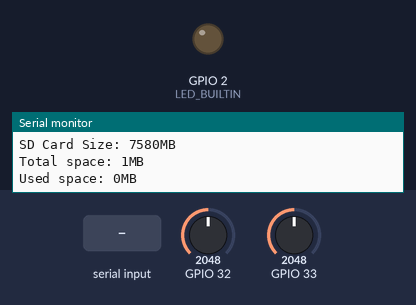
Simulated run of this sketch. Board: ESP32. On the bench: output pins drawn as LEDs (lit = HIGH), the last lines printed to the serial monitor. Inputs (shaded band) come from the test bench; at power-on: GPIO 32 = 2048, GPIO 33 = 2048. Storage starts empty.

Above: at 1.2 s.
1.3 s: "on\n" received over Serial
At 3.5 s:
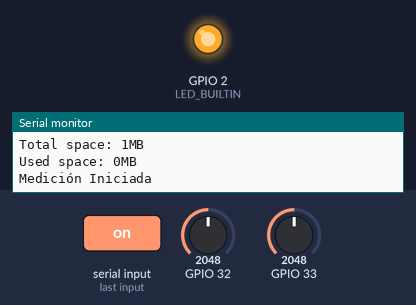
4.3 s: "off\n" received over Serial
At 5.2 s:
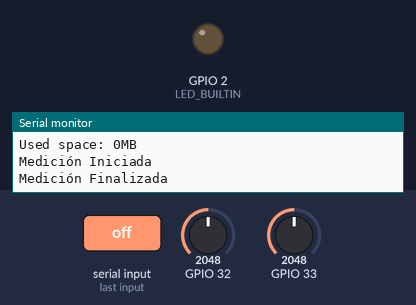
Timing chart, 0 to 7.3 s (numbered marks = the images above; inputs shaded):
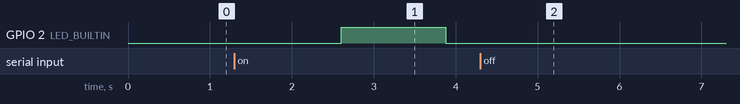

Measured:
- after the input at 1.3 s, GPIO 2 (LED_BUILTIN): LOW → HIGH after 1.3 s, → LOW 1.3 s later
- after the input at 4.3 s, GPIO 2 (LED_BUILTIN): stops changing and stays LOW

The sketch:

ADC_SD_esp32_v2.ino
```cpp
#include "esp_system.h"
#include "rom/ets_sys.h"
#include <driver/i2s.h>
#include "FS.h"
#include "SD.h"
#include "freertos/FreeRTOS.h"
#include "freertos/task.h"
#include "SPI.h"

File file;

#define BUFFER_SIZE 1024  // Tamaño del buffer
#define LED_BUILTIN 2

uint16_t buffer1_1[BUFFER_SIZE];
uint16_t buffer1_2[BUFFER_SIZE];
uint16_t buffer2_1[BUFFER_SIZE];
uint16_t buffer2_2[BUFFER_SIZE];

volatile int buffer1_index = 0;
volatile int buffer2_index = 0;

volatile uint16_t adc_value = 0;

TaskHandle_t Task1;
TaskHandle_t Task2;
TaskHandle_t Task3;

volatile bool useBuffer1 = true;

void readData(void* parameter) {
  while (1) {
    adc_value = analogRead(32);  // Lee el valor del ADC en el pin 32
    if (useBuffer1) {
      buffer1_1[buffer1_index] = adc_value;
    } else {
      buffer1_2[buffer1_index] = adc_value;
    }
    buffer1_index++;

    adc_value = analogRead(33);  // Lee el valor del ADC en el pin 33
    if (useBuffer1) {
      buffer2_1[buffer2_index] = adc_value;
    } else {
      buffer2_2[buffer2_index] = adc_value;
    }
    buffer2_index++;

    if (buffer1_index >= BUFFER_SIZE && buffer2_index >= BUFFER_SIZE) {
      buffer1_index = 0;
      buffer2_index = 0;
      useBuffer1 = !useBuffer1;  // Cambia el buffer que se está utilizando
      xTaskNotifyGive(Task3);
    }
    vTaskDelay(1 / portTICK_PERIOD_MS);
  }
}

void writeData(void* parameter) {
  while (1) {
    // Espera a ser notificado por las tareas readData
    if (ulTaskNotifyTake(pdTRUE, portMAX_DELAY)) {
      // Escribe los datos del buffer1 en la tarjeta SD
      if (!useBuffer1) {
        for (int i = 0; i < BUFFER_SIZE; i++) {
          file.println(String(buffer1_1[i]) + ";" + String(buffer2_1[i]));
        }
      } else {
        for (int i = 0; i < BUFFER_SIZE; i++) {
          file.println(String(buffer1_2[i]) + ";" + String(buffer2_2[i]));
        }
      }
      digitalWrite(LED_BUILTIN, !digitalRead(LED_BUILTIN));
    }
    file.flush();
    vTaskDelay(2 / portTICK_PERIOD_MS);
  }
}

void controller(void* parameter) {
  while (1) {
    if (Serial.available()) {
      String str = Serial.readStringUntil('\n');
      str.trim();
      if (str == "off") {
        vTaskDelete(Task2);
        vTaskDelete(Task3);
        Serial.println("Medición Finalizada");
      }
      if (str == "on") {
        Serial.println("Medición Iniciada");
        xTaskCreatePinnedToCore(readData, "ReadData", 10000, NULL, 1, &Task2, 0);
        xTaskCreatePinnedToCore(writeData, "WriteData", 10000, NULL, 1, &Task3, 1);
      }
    }
    vTaskDelay(50 / portTICK_PERIOD_MS);
  }
}

void setup() {
  Serial.begin(115200);
  pinMode(LED_BUILTIN, OUTPUT);

  if (!SD.begin()) {
    Serial.println("Card Mount Failed");
    return;
  }
  uint8_t cardType = SD.cardType();

  if (cardType == CARD_NONE) {
    Serial.println("No SD card attached");
    return;
  }

  Serial.print("SD Card Type: ");
  if (cardType == CARD_MMC) {
    Serial.println("MMC");
  } else if (cardType == CARD_SD) {
    Serial.println("SDSC");
  } else if (cardType == CARD_SDHC) {
    Serial.println("SDHC");
  } else {
    Serial.println("UNKNOWN");
  }

  uint64_t cardSize = SD.cardSize() / (1024 * 1024);
  Serial.printf("SD Card Size: %lluMB\n", cardSize);
  Serial.printf("Total space: %lluMB\n", SD.totalBytes() / (1024 * 1024));
  Serial.printf("Used space: %lluMB\n", SD.usedBytes() / (1024 * 1024));

  file = SD.open("/data.txt", FILE_WRITE);
  if (!file) {
    Serial.println("Failed to open file for writing");
    return;
  }

  xTaskCreatePinnedToCore(controller, "controller", 10000, NULL, 1, &Task1, 1);
}

void loop() {
}
```
